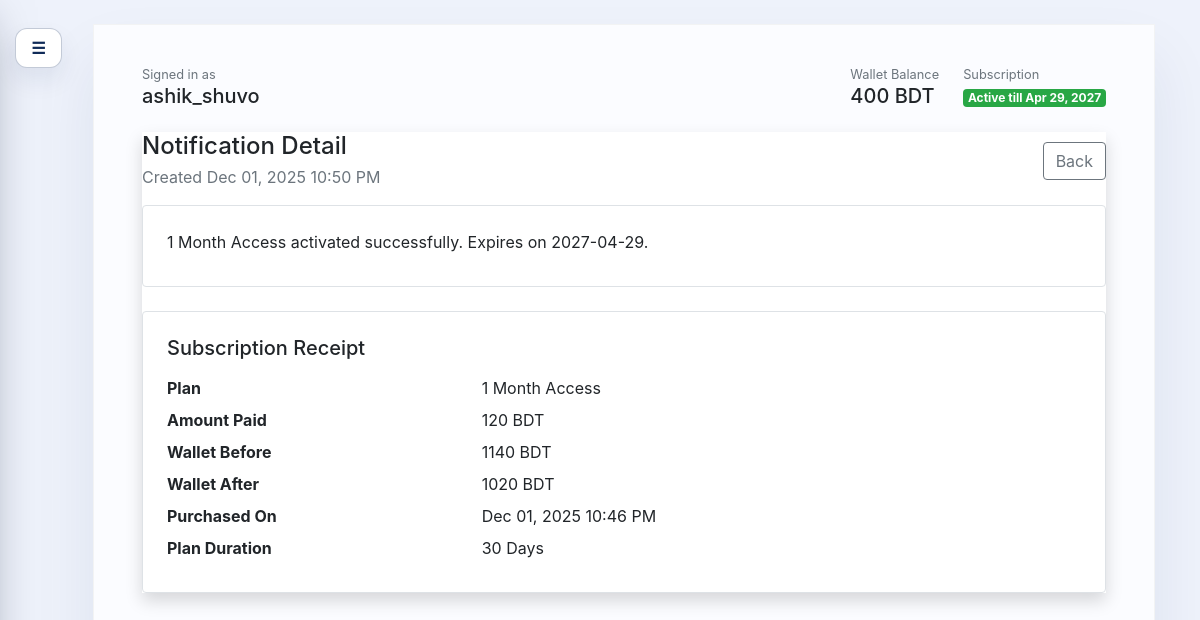
Screenshot of /profile/notifications/26/ (signed in) with the database file from the repository.
### userprofile/models.py (models this page shows, shortened)
class UserProfile(models.Model):
	class SubscriptionPlan(models.TextChoices):
		NONE = "none", "No Subscription"
		ONE_MONTH = "one_month", "1 Month"
		SIX_MONTHS = "six_months", "6 Months"
		ONE_YEAR = "one_year", "12 Months"
	SUBSCRIPTION_DETAILS = {
		SubscriptionPlan.ONE_MONTH: {
			"price": 120,
			"duration_days": 30,
			"label": "1 Month Access",
			"description": "Quick access for trying Jobflick for a month.",
		},
		SubscriptionPlan.SIX_MONTHS: {
			"price": 500,
			"duration_days": 182,
			"label": "6 Months Access",
			"description": "Unlimited job posts and applications for half a year.",
		},
		SubscriptionPlan.ONE_YEAR: {
			"price": 800,
			"duration_days": 365,
			"label": "12 Months Access",
			"description": "Full-year access to post and apply without limits.",
		},
	}
	user = models.OneToOneField(User, on_delete=models.CASCADE, related_name="profile")
	display_name = models.CharField(max_length=150, blank=True)
	photo = models.ImageField(upload_to="profile_photos/", blank=True, null=True)
	occupation = models.CharField(max_length=150, blank=True)
	skills = models.TextField(blank=True)
	present_address = models.CharField(max_length=255, blank=True)
	bio = models.TextField(blank=True)
	wallet_balance = models.PositiveIntegerField(default=2000)
	subscription_plan = models.CharField(
		max_length=20,
		choices=SubscriptionPlan.choices,
		default=SubscriptionPlan.NONE,
	)
	subscription_expires_at = models.DateField(blank=True, null=True)
	@property
	def has_active_subscription(self) -> bool:
		if not self.subscription_expires_at:
			return False
		return self.subscription_expires_at >= timezone.now().date()

class Notification(models.Model):
	user = models.ForeignKey(User, on_delete=models.CASCADE, related_name="notifications")
	message = models.TextField()
	link = models.CharField(max_length=255, blank=True)
	is_staff_only = models.BooleanField(default=False)
	subscription_entry = models.ForeignKey(
		"adminpanel.SubscriptionLedgerEntry",
		on_delete=models.SET_NULL,
		null=True,
		blank=True,
		related_name="notifications",
	)
	is_read = models.BooleanField(default=False)
	created_at = models.DateTimeField(auto_now_add=True)
	class Meta:
		ordering = ["-created_at"]

### adminpanel/models.py (models this page shows, shortened)
class SubscriptionLedgerEntry(models.Model):
	user = models.ForeignKey(
		settings.AUTH_USER_MODEL,
		on_delete=models.CASCADE,
		related_name="subscription_ledger_entries",
	)
	plan = models.CharField(max_length=20, choices=UserProfile.SubscriptionPlan.choices)
	amount = models.PositiveIntegerField()
	wallet_before = models.PositiveIntegerField()
	created_at = models.DateTimeField(auto_now_add=True)
	class Meta:
		ordering = ["-created_at"]

### userprofile/views.py (the view)
@login_required
@never_cache
def notification_detail_view(request, pk):
	profile, _ = UserProfile.objects.get_or_create(user=request.user)
	notification = get_object_or_404(
		Notification,
		pk=pk,
		user=request.user,
		is_staff_only=False,
	)
	if not notification.is_read:
		notification.is_read = True
		notification.save(update_fields=["is_read"])
	subscription_receipt = None
	if notification.subscription_entry_id:
		entry = notification.subscription_entry
		plan_details = UserProfile.SUBSCRIPTION_DETAILS.get(entry.plan, {})
		wallet_after_purchase = max(entry.wallet_before - entry.amount, 0)
		subscription_receipt = {
			"plan": plan_details.get("label", entry.get_plan_display()),
			"amount": entry.amount,
			"wallet_before": entry.wallet_before,
			"wallet_after": wallet_after_purchase,
			"purchased_at": entry.created_at,
			"duration_days": plan_details.get("duration_days"),
		}
	return render(
		request,
		"userprofile/notification_detail.html",
		{
			"profile": profile,
			"notification": notification,
			"subscription_receipt": subscription_receipt,
			"hide_nav": True,
			"hide_footer": True,
		},
	)

### userprofile/context_processors.py (called while the page is built)
def unread_notifications(request):
    if request.user.is_authenticated:
        count = request.user.notifications.filter(is_read=False).count()
    else:
        count = 0
    return {"unread_notifications_count": count}

### userprofile/templates/userprofile/notification_detail.html
{% extends "userprofile/layout.html" %}
{% block dashboard_content %}
<div class="bg-white rounded-2xl shadow p-6">
  <div class="d-flex justify-content-between align-items-center mb-3">
    <div>
      <h2 class="h4 mb-1">Notification Detail</h2>
      <p class="text-muted mb-0">Created {{ notification.created_at|date:"M d, Y h:i A" }}</p>
    </div>
    <a class="btn btn-outline-secondary" href="{% url 'userprofile-notifications' %}">Back</a>
  </div>
  <div class="border rounded p-4">
    <p class="mb-2">{{ notification.message }}</p>
  </div>
  {% if subscription_receipt %}
  <div class="mt-4 border rounded p-4">
    <h5 class="mb-3">Subscription Receipt</h5>
    <dl class="row mb-0">
      <dt class="col-sm-4">Plan</dt>
      <dd class="col-sm-8">{{ subscription_receipt.plan }}</dd>
      <dt class="col-sm-4">Amount Paid</dt>
      <dd class="col-sm-8">{{ subscription_receipt.amount }} BDT</dd>
      <dt class="col-sm-4">Wallet Before</dt>
      <dd class="col-sm-8">{{ subscription_receipt.wallet_before }} BDT</dd>
      <dt class="col-sm-4">Wallet After</dt>
      <dd class="col-sm-8">{{ subscription_receipt.wallet_after }} BDT</dd>
      <dt class="col-sm-4">Purchased On</dt>
      <dd class="col-sm-8">{{ subscription_receipt.purchased_at|date:"M d, Y h:i A" }}</dd>
      {% if subscription_receipt.duration_days %}
      <dt class="col-sm-4">Plan Duration</dt>
      <dd class="col-sm-8">{{ subscription_receipt.duration_days }} Days</dd>
      {% endif %}
    </dl>
  </div>
  {% endif %}
</div>
{% endblock %}

### userprofile/templates/userprofile/layout.html (shortened to what this page needs)
{% extends "base.html" %}
{% block content %}
<div class="dashboard-shell-wrapper">
  <button class="toggle-btn menu-floating-toggle" id="menuToggle" aria-label="Toggle navigation">☰</button>
  <div class="dashboard-shell">
    <section class="dashboard-main">
      <div class="topbar flex-wrap justify-content-between" style="gap: 1rem;">
        <div class="text-end">
          <p class="text-muted small mb-0">Signed in as</p>
          <h5 class="mb-0">{{ profile.user.username }}</h5>
        </div>
        <div class="d-flex align-items-center flex-wrap" style="gap: 1.5rem;">
          <div class="text-end">
            <p class="text-muted small mb-0">Wallet Balance</p>
            <h5 class="mb-0">{{ profile.wallet_balance }} BDT</h5>
          </div>
          <div class="text-end">
            <p class="text-muted small mb-0">Subscription</p>
            {% if profile.has_active_subscription %}
              <span class="badge badge-success">Active till {{ profile.subscription_expires_at|date:"M j, Y" }}</span>
            {% else %}
              <a class="btn btn-outline-primary btn-sm" href="{% url 'userprofile-subscription' %}">Activate Access</a>
            {% endif %}
          </div>
        </div>
      </div>
      {% block dashboard_content %}{% endblock %}
    </section>
  </div>
</div>
{% endblock %}

### userprofile/templates/userprofile/layout.html (style rules this page uses)
body { background: #eef2fb; }
.dashboard-shell-wrapper { position: relative; padding-left: 3rem; }
.dashboard-shell { display: flex; min-height: calc(100vh - 40px); position: relative; overflow: visible; background: #fff; border-radius: 0; border: 1px solid rgba(14, 23, 41, 0.05); box-shadow: 0 35px 60px rgba(15, 39, 90, 0.08); }
.dashboard-main { flex: 1; padding: 2.5rem 3rem; background: #fbfcff; }
.topbar { display: flex; justify-content: flex-end; align-items: center; margin-bottom: 1.5rem; }
.toggle-btn { border: 1px solid rgba(19,47,98,0.25); background: #fff; color: #102b58; padding: 0.45rem 0.95rem; border-radius: 12px; font-weight: 600; box-shadow: 0 12px 25px rgba(16,43,88,0.08); }
.menu-floating-toggle { position: fixed; top: 1.75rem; left: 15px; transform: none; z-index: 1050; transition: left 0.35s ease; }

### rows the page displays
UserProfile: user.username "ashik_shuvo", wallet_balance "400", subscription_expires_at "Apr 29, 2027"
Notification: created_at "Dec 01, 2025 10:50 PM", message "1 Month Access activated successfully. Expires on 2027-04-29."
SubscriptionLedgerEntry: purchased_at "Dec 01, 2025 10:46 PM"

### other values shown
{{ subscription_receipt.plan }} "1 Month Access"
{{ subscription_receipt.amount }} "120"
{{ subscription_receipt.wallet_before }} "1140"
{{ subscription_receipt.wallet_after }} "1020"
{{ subscription_receipt.duration_days }} "30"
